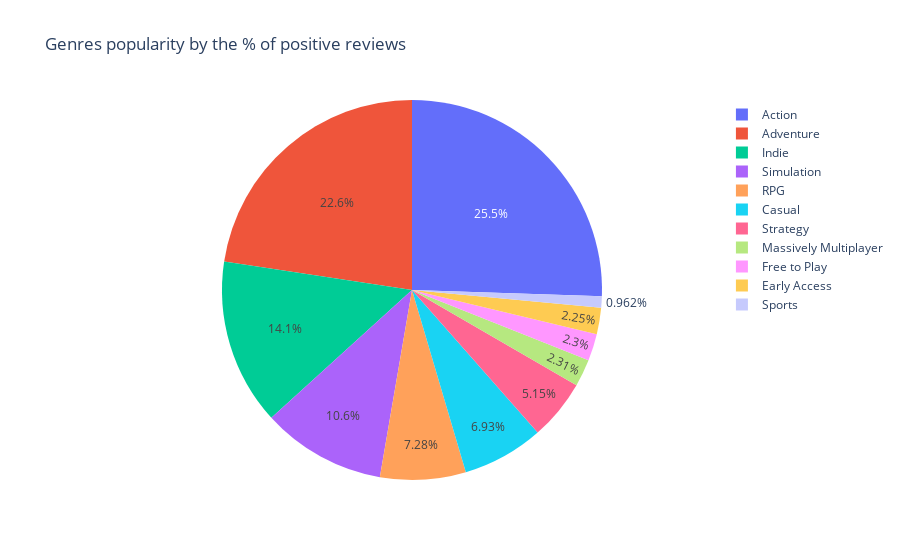

The notebook cell saved with this chart:
### Code cell
fig = px.pie(df_genres, values='procent_positive', names='genre_descript', title='Genres popularity by the % of positive reviews')
fig.show()

### Figure 1 — Plotly figure (JSON) as saved in the notebook; plotly's stock layout.template omitted (floating-point values rounded to 4 significant figures)
{"data": [{"domain": {"x": [0, 1], "y": [0, 1]}, "hovertemplate": "genre_descript=%{label}<br>procent_positive=%{value}<extra></extra>", "labels": ["Adventure", "Indie", "Adventure", "Action", "RPG", "Action", "Casual", "Indie", "Strategy", "Casual", "Indie", "Adventure", "Simulation", "Action", "RPG", "Action", "Indie", "Adventure", "Simulation", "Action", "Adventure", "Massively Multiplayer", "Free to Play", "Action", "Casual", "Adventure", "Action", "Indie", "Free to Play", "Action", "Simulation", "Action", "Adventure", "Indie", "Adventure", "Simulation", "Action", "Strategy", "Indie", "Action", "Indie", "Simulation", "Early Access", "Indie", "Simulation", "Action", "Casual", "Adventure", "Massively Multiplayer", "Action", "Adventure", "Action", "Sports", "Action", "Adventure", "Casual", "Action", "Indie", "Adventure", "Action", "RPG", "Casual", "Indie", "Adventure", "Simulation", "Action", "Adventure", "Adventure", "RPG", "RPG", "Action", "Massively Multiplayer", "Action", "Strategy", "Casual", "Adventure", "Simulation", "Adventure", "Indie", "Adventure", "Action", "Indie", "Adventure", "Action", "Free to Play", "RPG", "Strategy", "RPG", "Simulation", "Action", "Strategy", "Indie", "Simulation", "Early Access", "Action", "Adventure", "Action", "Adventure", "Action", "Adventure"], "legendgroup": "", "name": "", "showlegend": true, "type": "pie", "values": [0.932, 0.977, 0.977, 0.7466, 0.7466, 0.7736, 0.7736, 0.7736, 0.7545, 0.7545, 0.7545, 0.7545, 0.7545, 0.9257, 0.9257, 0.9791, 0.9791, 0.9791, 0.9791, 0.5063, 0.5063, 0.5063, 0.5063, 0.9588, 0.9588, 0.9588, 0.5792, 0.5792, 0.5792, 0.7426, 0.9246, 0.816, 0.816, 0.971, 0.971, 0.971, 0.8634, 0.8634, 0.8634, 0.9702, 0.9702, 0.9702, 0.9702, 0.6836, 0.6836, 0.8526, 0.8526, 0.8526, 0.8526, 0.9102, 0.9102, 0.8221, 0.8221, 0.7956, 0.7956, 0.7311, 0.7155, 0.7155, 0.7155, 0.9046, 0.9046, 0.9526, 0.9526, 0.9526, 0.9526, 0.906, 0.906, 0.9419, 0.7805, 0.9529, 0.618, 0.618, 0.8982, 0.8982, 0.8982, 0.8982, 0.8982, 0.8048, 0.9387, 0.9387, 0.9762, 0.9762, 0.9762, 0.8766, 0.8766, 0.979, 0.9366, 0.9366, 0.9366, 0.9536, 0.9536, 0.9536, 0.9536, 0.9536, 0.9083, 0.9083, 0.9133, 0.9133, 0.9111, 0.9111]}], "layout": {"legend": {"tracegroupgap": 0}, "title": {"text": "Genres popularity by the % of positive reviews"}}}
